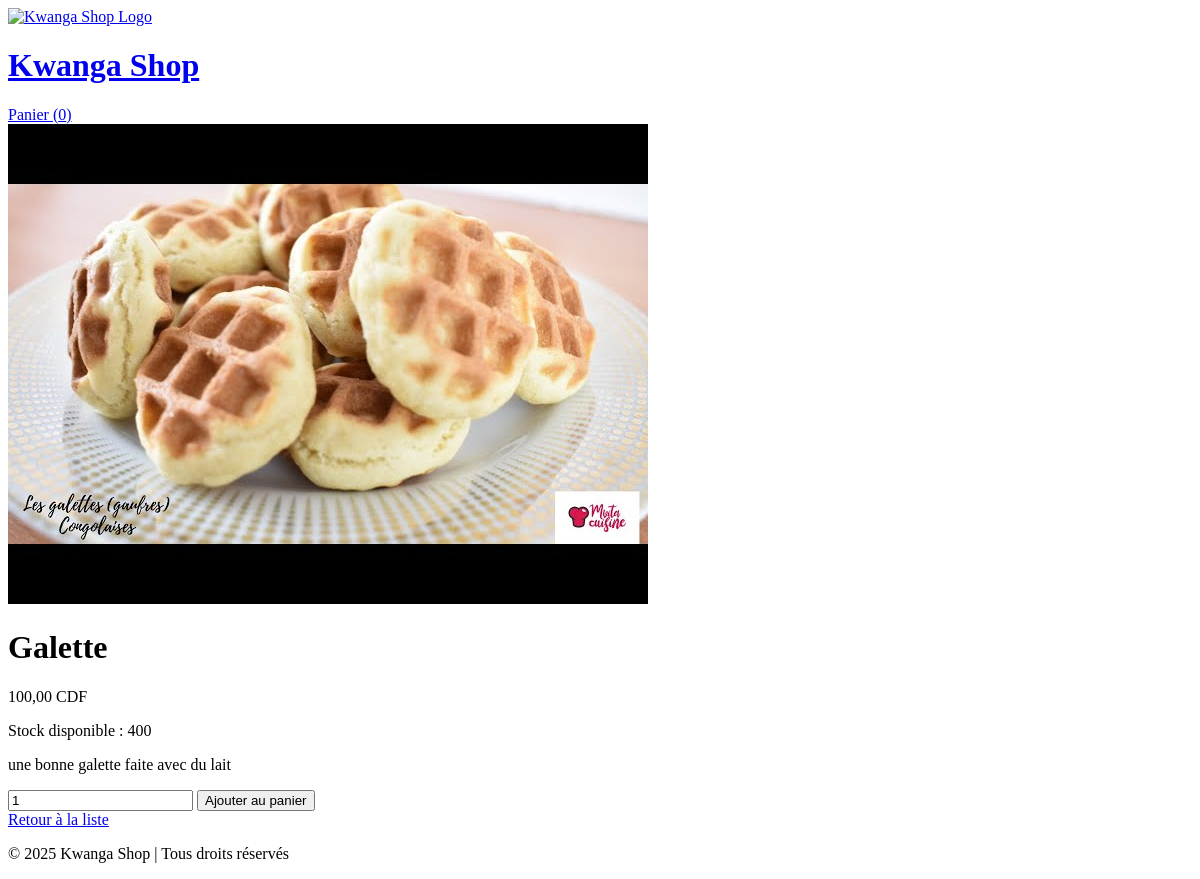
Page /produit/galette/ on the committed database.
### ventes/models.py (models this page shows, shortened)
class Produit(models.Model):
    nom = models.CharField("Nom du produit", max_length=200)
    slug = models.SlugField("Identifiant URL", max_length=200, unique=True)
    description = models.TextField("Description", blank=True)
    prix = models.DecimalField("Prix (CDF)", max_digits=10, decimal_places=2)
    stock = models.PositiveIntegerField("Quantité en stock", default=0)
    image = models.ImageField("Image", upload_to='produits/', null=True, blank=True)
    est_actif = models.BooleanField("Disponible", default=True)
    cree_le = models.DateTimeField("Date d'ajout", auto_now_add=True)
    class Meta:
        ordering = ['-cree_le']
        verbose_name = "Produit"
        verbose_name_plural = "Produits"

### ventes/views.py (the view)
# urls.py: path('produit/<slug:slug>/', views.detail_produit, name='detail_produit'),
def detail_produit(request, slug):
    produit = get_object_or_404(Produit, slug=slug, est_actif=True)
    form = AjouterAuPanierForm()
    return render(request, 'ventes/product_detail.html', {'product': produit, 'form': form})

### ventes/forms.py
class AjouterAuPanierForm(forms.Form):
    quantite = forms.IntegerField(
        min_value=1,
        initial=1,
        label="Quantité"
    )

### ventes/context_processors.py (called while the page is built)
def cart_item_count(request):
    cart = request.session.get('cart', {})
    total = sum(cart.values()) if isinstance(cart, dict) else 0
    return {'cart_item_count': total}

### ventes/templates/ventes/product_detail.html (shortened to what this page needs)
{% extends "ventes/base.html" %}
{% block content %}
<div class="product-detail-container">
    <div class="product-image-section">
        {% if product.image %}
            <img src="{{ product.image.url }}" alt="{{ product.nom }}" class="product-detail-image">
        {% endif %}
    </div>
    <div class="product-info-section">
        <h1 class="product-title">{{ product.nom }}</h1>
        <p class="product-price">{{ product.prix }} CDF</p>
        <p class="product-stock">Stock disponible : {{ product.stock }}</p>
        <p class="product-description">{{ product.description }}</p>
        <form action="{% url 'ajouter_au_panier' product.id %}" method="post" class="product-form">
            {{ form.quantite }}
            <button type="submit" class="btn btn-primary">Ajouter au panier</button>
        </form>
        <a href="{% url 'liste_produits' %}" class="btn btn-secondary">Retour à la liste</a>
    </div>
</div>
{% endblock %}

### rows in the picture
Produit: image (placeholder picture), nom "Galette", prix "100,00", stock "400", description "une bonne galette faite avec du lait"

### other values in the picture
{{ cart_item_count|default:0 }} "0"
